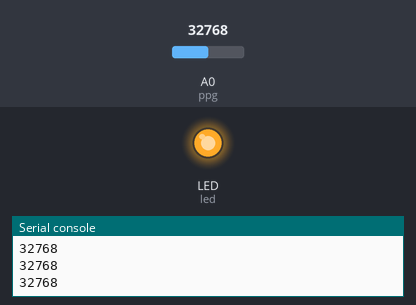
A program run on a simulated CircuitPython board. Parts: output pins drawn as LEDs (lit = HIGH), the last lines printed to the serial console. The test bench sets the inputs (shaded band); at power-on: A0 (ppg) = 32768 (analog values on the 0–65535 scale).

Above: at 1.2 s.
1.3 s: A0 (ppg) set to 44192
2.8 s: A0 (ppg) set to 46048
At 3.5 s:
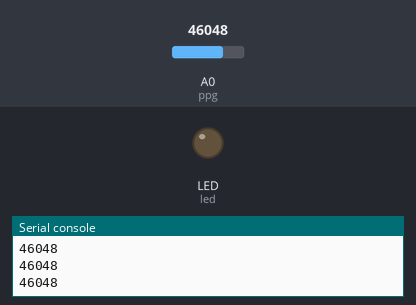
4.3 s: A0 (ppg) set to 44345
At 4.9 s:
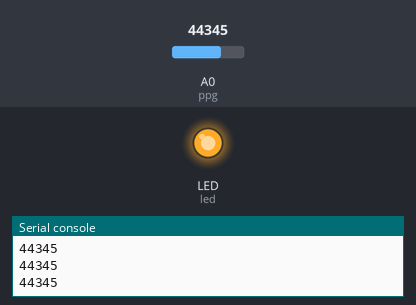
5.8 s: A0 (ppg) set to 45655
At 6.3 s:
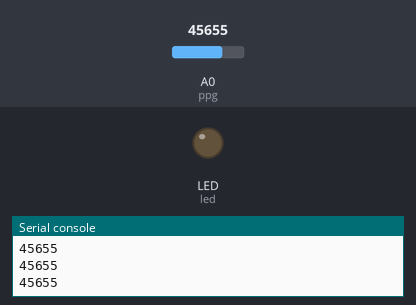
Timing chart, 0 to 8.3 s (numbered marks = the images above; inputs shaded):
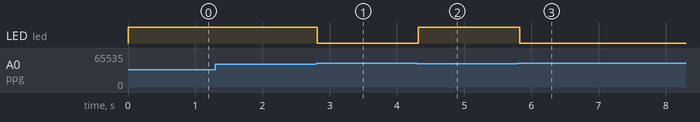

Measured:
- the behaviour switches between 44992 and 45008 on A0 (ppg) (found by bisection; images 0 and 1)
- after the input at 2.8 s, LED (led): HIGH → LOW at once
- after the input at 4.3 s, LED (led): LOW → HIGH at once
- after the input at 5.8 s, LED (led): HIGH → LOW at once

The program:

PulseSensor.py
```python
import time
import board
import digitalio
from analogio import AnalogIn

ppg = AnalogIn(board.A0)
led = digitalio.DigitalInOut(board.LED)
led.direction = digitalio.Direction.OUTPUT
led.value = True

threshold = 45000


while True:

    print(ppg.value)

    if ppg.value > threshold:
        led.value = False
    else:
        led.value = True

    time.sleep(.05)
```
